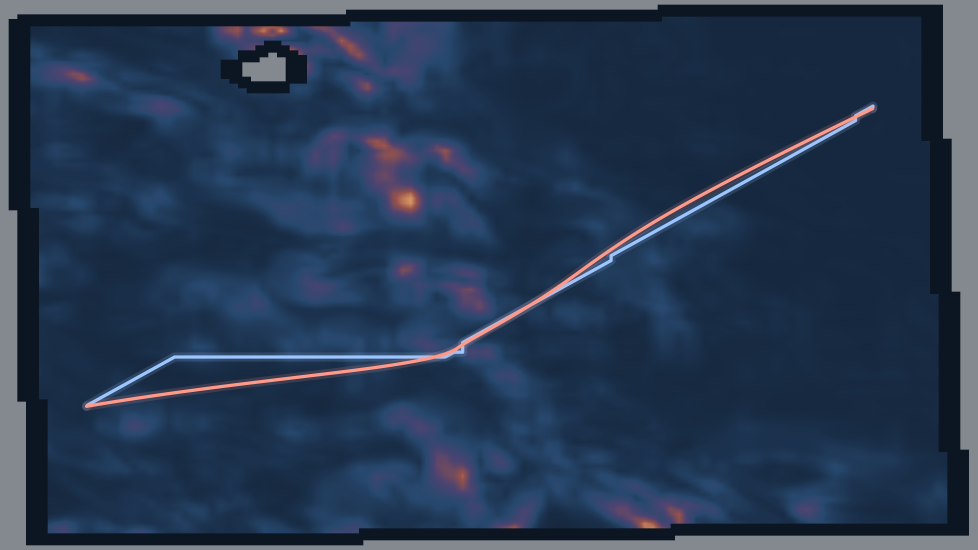
#> input picture figures/cover_map.png, 2933 x 1650 px (shown at 1/3 size)
$ python -i deck.py   (imports and definitions only)
#> lines starting #> are read from the running program, lines starting #| are printed output that depends on the picture
"""Build the 12-slide presentation deck (spec Sec. 13) with the deckkit design system.

Run:  python -m src.deck     ->  deck.pptx  (+ figures/cover_bg.png)
"""

from __future__ import annotations

import json
from pathlib import Path

import pandas as pd
import numpy as np
from PIL import Image, ImageDraw, ImageEnhance
from pptx.dml.color import RGBColor
from pptx.enum.text import PP_ALIGN
from pptx.util import Inches, Pt

from .deckkit import (ACCENT, AMBER, BLUE, BODY, Deck, GREEN, INK, ML, MR, MUTED, NAVY,
                      OFFWHITE, PAPER, RULE, SLATE)

ROOT = Path(__file__).resolve().parents[1]
RES, FIG = ROOT / "results", ROOT / "figures"
OUT = ROOT / "deck.pptx"


# --------------------------------------------------------------------------
MINUS = "\u2212"


# [5 lines left out: function fmt, not called in this run]


def cover_asset(path: Path, size=(2560, 1440)) -> Path:
    """Dark, slightly desaturated hero image made from the route map."""
#> called with path = '../figures/cover_map.png', size = (2560, 1440)
    src = Image.open(FIG / "cover_map.png").convert("RGB")
    W, H = size
    # cover-crop to 16:9
    r = max(W / src.width, H / src.height)
#> r = 0.873
    src = src.resize((int(src.width * r), int(src.height * r)), Image.LANCZOS)
#> src: PIL image 2560x1440 RGB
    left = (src.width - W) // 2
#> left = 0
    top = (src.height - H) // 2
#> top = 0
    img = src.crop((left, top, left + W, top + H))
    img = ImageEnhance.Brightness(img).enhance(0.82)
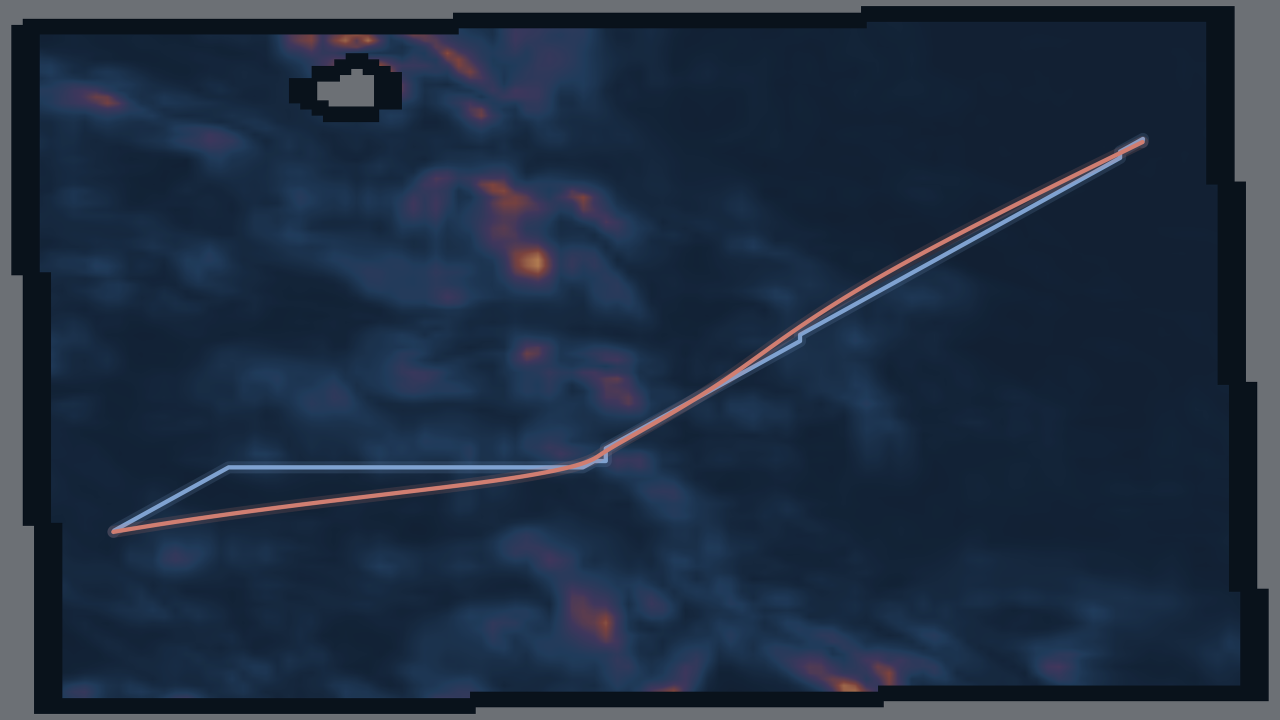
#> img: PIL image 2560x1440 RGB (shown at 1/2 size); mean R, G, B 31.2, 46.3, 67
    img = ImageEnhance.Color(img).enhance(0.9)
    navy = Image.new("RGB", (W, H), (14, 27, 44))
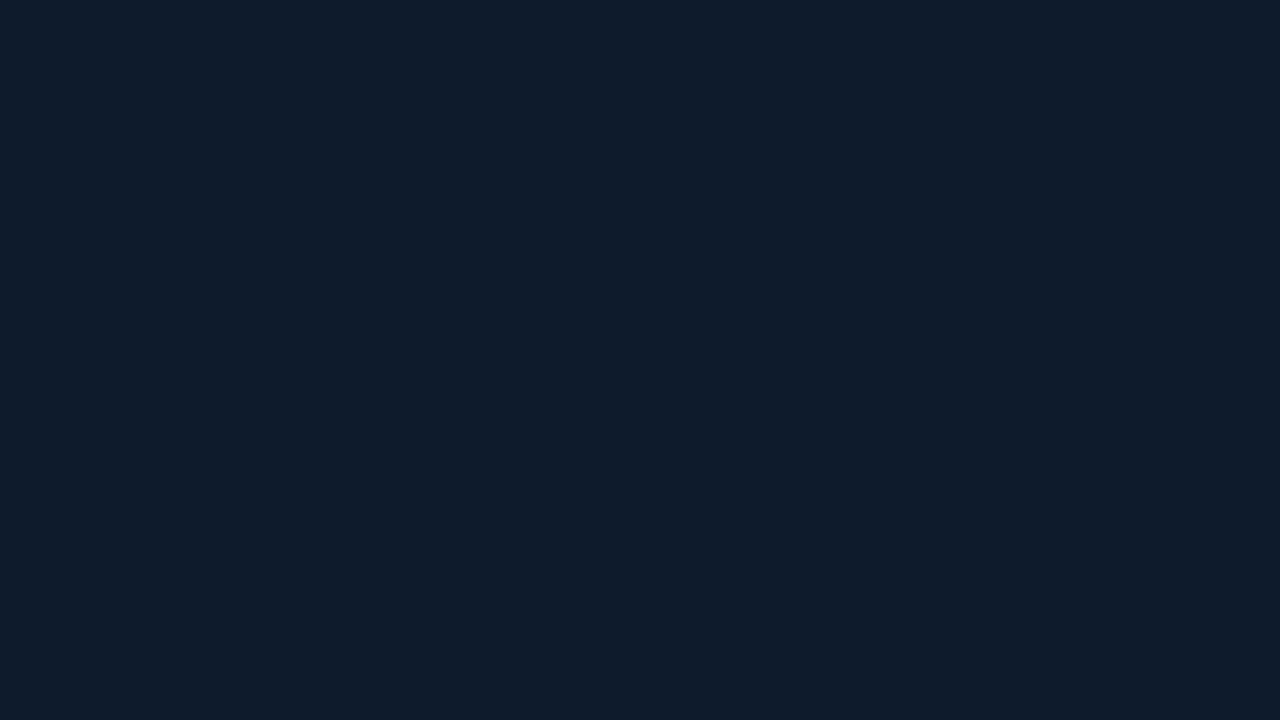
#> navy: PIL image 2560x1440 RGB (shown at 1/2 size); mean R, G, B 14, 27, 44
    img = Image.blend(img, navy, 0.22)
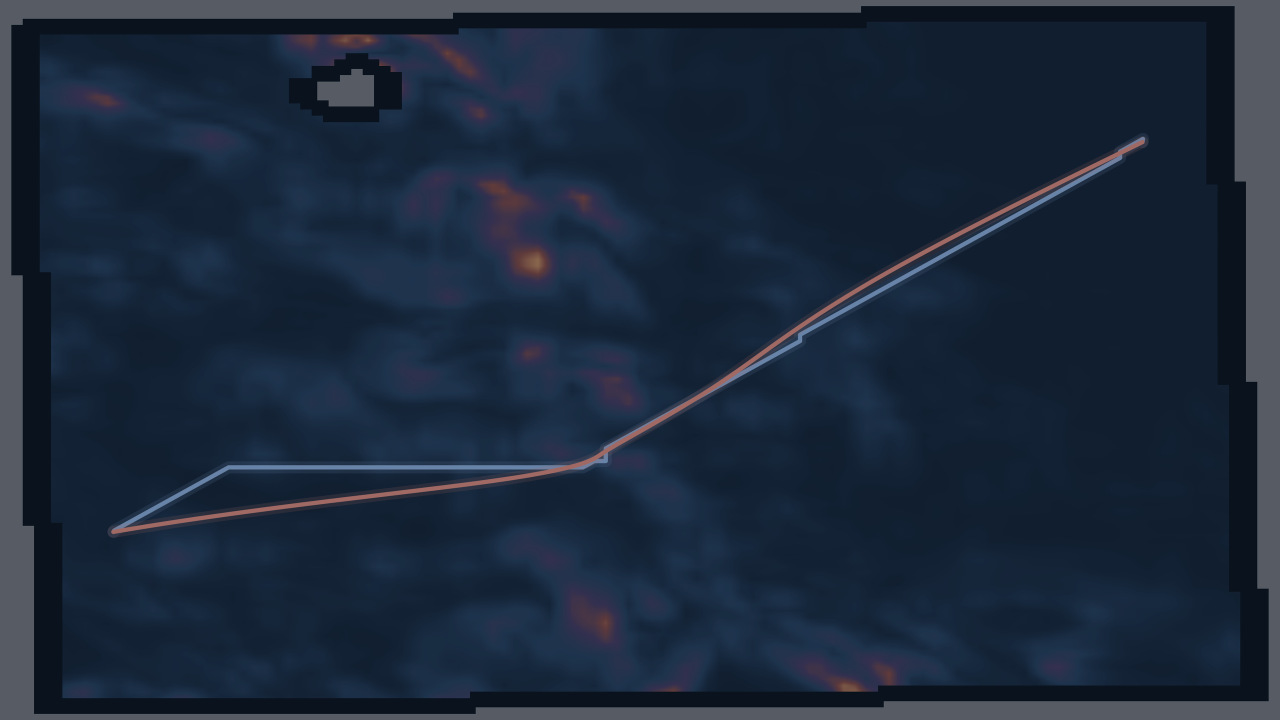
#> img: PIL image 2560x1440 RGB (shown at 1/2 size); mean R, G, B 27.6, 40.9, 59.3
    # gradient to nearly solid navy on the left for the title block
    grad = Image.new("L", (W, 1))
    for x in range(W):
        t = x / (W - 1)
        grad.putpixel((x, 0), int(255 * min(1.0, max(0.0, (0.88 - t) / 0.88)) ** 1.05))
    mask = grad.resize((W, H))
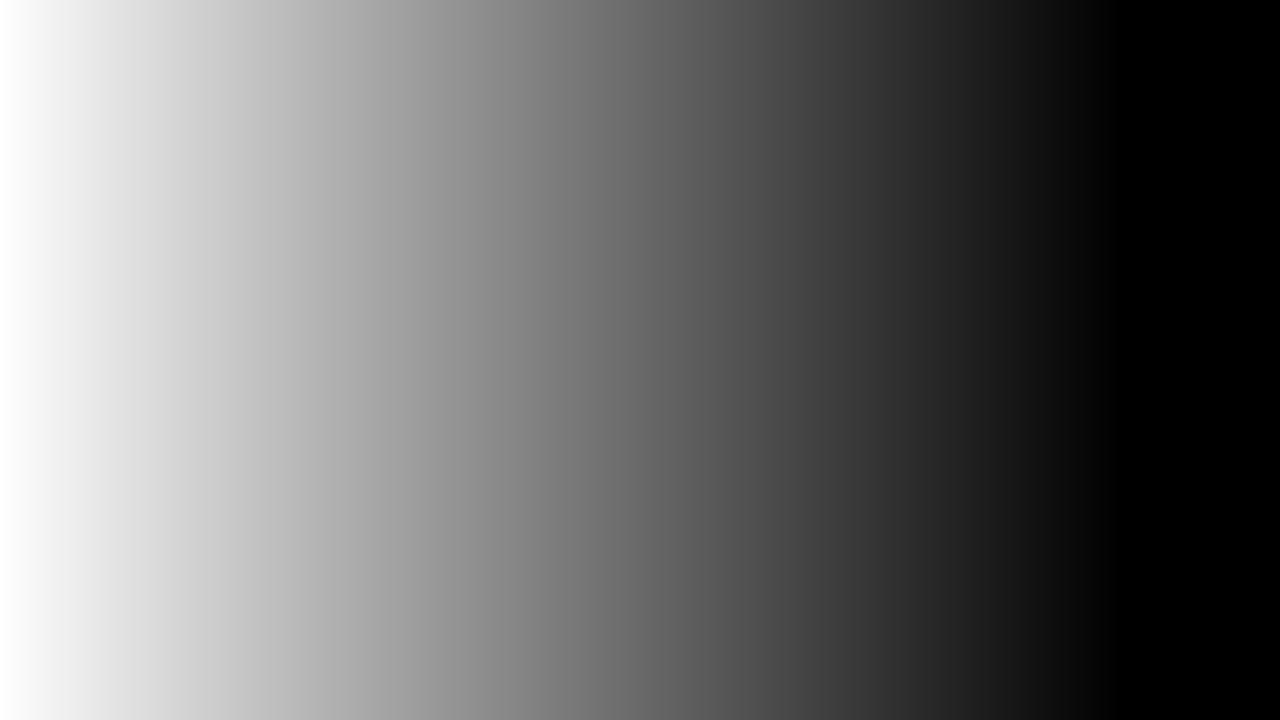
#> mask: PIL image 2560x1440 L (shown at 1/2 size); min 0, max 255, mean 109
    img = Image.composite(navy, img, mask)
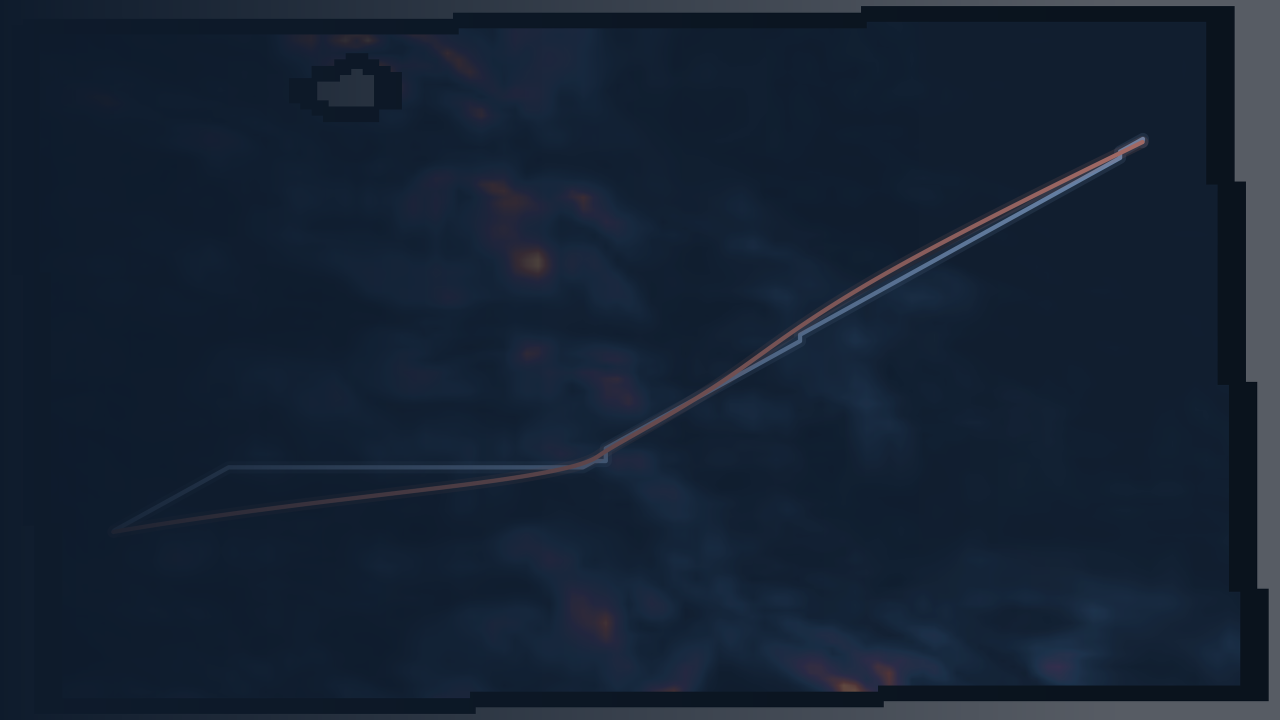
#> img: PIL image 2560x1440 RGB (shown at 1/2 size); mean R, G, B 21.4, 34.5, 52
    d = ImageDraw.Draw(img, "RGBA")
    for y in range(H):                        # subtle vertical vignette
        a = int(70 * (y / H) ** 2)
        d.line([(0, y), (W, y)], fill=(6, 12, 22, a))
    out = FIG / "cover_bg.png"
    img.save(out)
    return out


# --------------------------------------------------------------------------
DOI = "10.5285/4f68d5c7-45eb-f999-e063-7086abc036fa"


# [477 lines left out: function build, not called in this run]


def RGBColor_SOFT():
    return RGBColor(0x8F, 0xA4, 0xBC)


# --------------------------------------------------------------------------- #
#  speaker script (one entry per slide; total ~13:30 at 125 wpm)
# --------------------------------------------------------------------------- #
# numbers used by the speaker script, read once from results/ so the script
# cannot drift from the slides (the deck is regenerated from the same files)
# [1 line not run here, left out]
# [1 line that did not run here, left out]
# [1 line that did not run here, left out]
try:
    _SC = pd.read_csv(RES / "sensitivity_score.csv")
    _base = _SC[_SC["is_baseline"].astype(bool)].iloc[0]
    FEA_PCT = 100.0 * float(_base["feasible_fraction"])
    FEA_COMP = int(_base["n_components"])
    _nv = _SC[(_SC["factor"] != "baseline") & (_SC["valid_solution"].astype(bool))]
    N_VALID_SENS, N_SENS = int(len(_nv)), int((_SC["factor"] != "baseline").sum())
    _bad = _SC[(_SC["factor"] != "baseline") & (~_SC["valid_solution"].astype(bool))]
    N_BAD_SENS = int(len(_bad))
    BAD_TXT = ", ".join(str(v) for v in _bad["label"]) or "none"
except Exception:                                    # sensitivity tables missing/stale
    FEA_PCT, FEA_COMP, N_VALID_SENS, N_SENS, N_BAD_SENS, BAD_TXT = 77.6, 7, 0, 0, 0, "n/a"
# [1 line that did not run here, left out]
# [1 line that did not run here, left out]
# [1 line that did not run here, left out]
# [1 line that did not run here, left out]
# [1 line that did not run here, left out]
# [1 line that did not run here, left out]
# [1 line that did not run here, left out]
# [1 line that did not run here, left out]
# [1 line that did not run here, left out]
# [1 line that did not run here, left out]
# [1 line that did not run here, left out]
# [1 line that did not run here, left out]

# [143 lines that did not run here, left out]


# [2 lines not run here, left out]

>>> result = cover_asset('../figures/cover_map.png')
